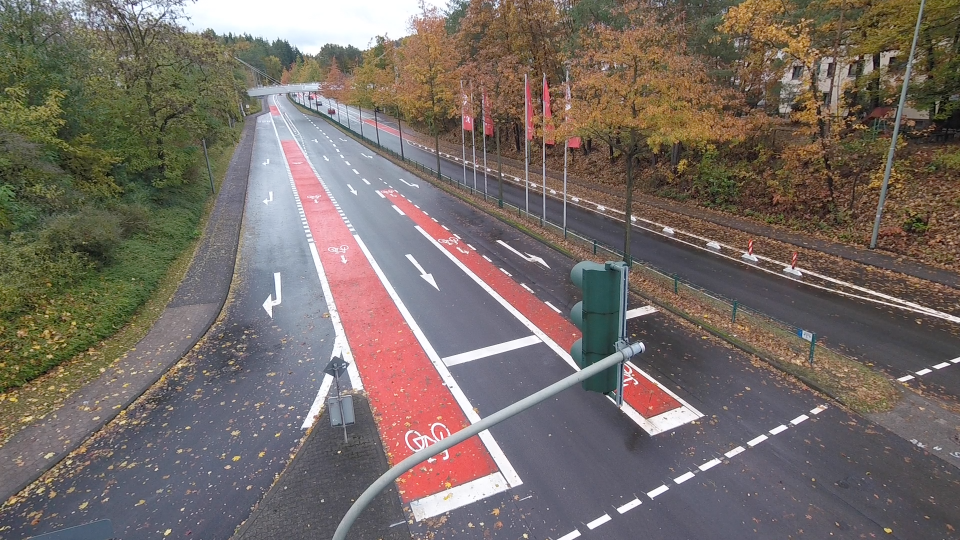
#> input picture camera_calibration/Beispieldaten/example-street.png, 1920 x 1080 px (shown at 1/2 size)
$ python plot_calibration_points_demo.py
#> lines starting #> are read from the running program, lines starting #| are printed output that depends on the picture; after the words box and inside, x2 and y2 are one past the last pixel; in counts of white or black regions, pixels touching at a corner belong together
#!/usr/bin/env python3
"""
Demo: Plot sample calibration points on the street image.

NOTE: This is a DEMONSTRATION with manually estimated pixel coordinates.
In reality, these points need to be clicked using the calibration tool.
"""

import cv2
import numpy as np
import os

def create_sample_pixel_mapping():
    """
    Create sample pixel coordinates for demonstration.
    In real calibration, these would be clicked manually.
    """
    # Sample mapping: [pixel_x, pixel_y, label, world_x, world_y, world_z]
    sample_points = [
        # Format: [pixel_x, pixel_y, "label", world_x, world_y, world_z]
        # These are ESTIMATED for demo purposes only
        [950, 650, "TS0038", 6.46, 11.23, -0.09],
        [1050, 550, "TS0037", 10.50, 15.53, -0.08],
        [1200, 450, "TS0036", 23.23, 43.61, 0.79],
        [850, 700, "TS0034", 12.51, 26.51, 0.17],
        [500, 680, "TS0033", -1.04, 23.28, -0.16],
        [600, 620, "TS0032", 1.41, 20.07, -0.05],
        [450, 580, "TS0031", -0.87, 16.50, -0.07],
        [300, 550, "TS0030", -9.85, 10.15, -0.17],
        [250, 600, "TS0029", -13.11, 19.06, -0.38],
        [200, 520, "TS0028", -17.63, 15.04, -0.36],
        [400, 850, "TS0027", -14.85, -5.04, 0.20],
        [350, 900, "TS0026", -21.41, -8.41, 0.42],
        [1400, 500, "TS0013", 43.02, -36.63, 1.33],
        [1300, 550, "TS0012", 40.39, -40.60, 1.25],
        [950, 750, "TS0011", 23.89, -29.29, 0.77],
    ]
    return sample_points

def plot_points_on_image(image_path, output_dir):
    """
    Plot calibration points on the street image.
    """
#> called with output_dir = 'camera_calibration'
    # Load image
    image = cv2.imread(image_path)
#> image is the input picture: shape (1080, 1920, 3); mean B, G, R 101.6, 107.7, 118.2
    if image is None:
        print(f"Error: Could not load image from {image_path}")
        return

    print(f"Loaded image: {image.shape[1]}x{image.shape[0]}")
#| Loaded image: 1920x1080

    # Get sample points
    points = create_sample_pixel_mapping()

    # Create annotated version
    annotated = image.copy()

    # Plot each point
    for px, py, label, wx, wy, wz in points:
        # Draw red dot
        cv2.circle(annotated, (int(px), int(py)), 8, (0, 0, 255), -1)

        # Draw white outline
        cv2.circle(annotated, (int(px), int(py)), 8, (255, 255, 255), 2)

        # Add label
        cv2.putText(annotated, label, (int(px) + 15, int(py) - 10),
                   cv2.FONT_HERSHEY_SIMPLEX, 0.4, (255, 255, 255), 2)
        cv2.putText(annotated, label, (int(px) + 15, int(py) - 10),
                   cv2.FONT_HERSHEY_SIMPLEX, 0.4, (0, 0, 255), 1)

        # Add world coordinates
        coord_text = f"({wx:.1f}, {wy:.1f})"
        cv2.putText(annotated, coord_text, (int(px) + 15, int(py) + 10),
                   cv2.FONT_HERSHEY_SIMPLEX, 0.35, (255, 255, 255), 2)
        cv2.putText(annotated, coord_text, (int(px) + 15, int(py) + 10),
                   cv2.FONT_HERSHEY_SIMPLEX, 0.35, (0, 255, 255), 1)
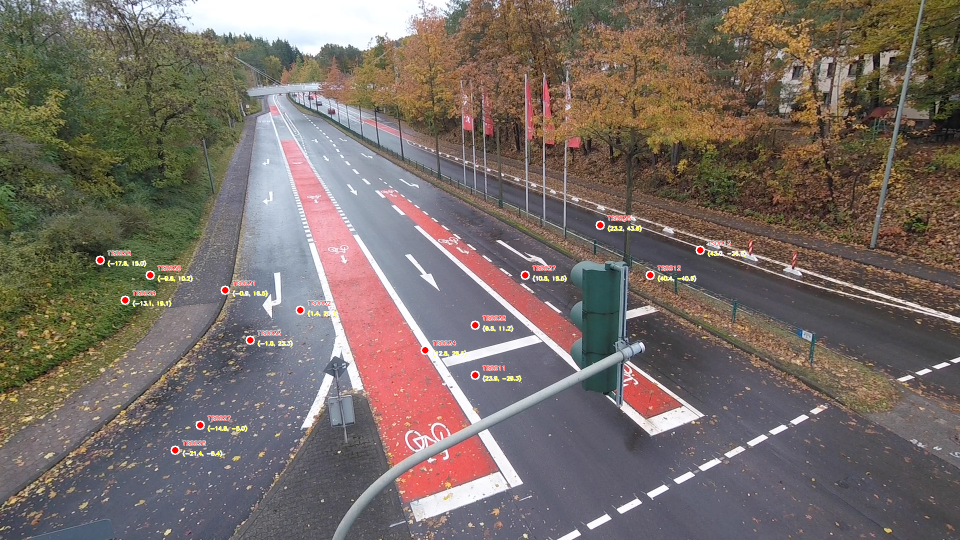
#> annotated: shape (1080, 1920, 3) (shown at 1/2 size); 0.78% of pixels changed, all inside (x1, y1, x2, y2) = (191, 431, 1493, 914)

    # Add title and info
    title = "DEMO: Calibration Points (Sample Locations)"
    cv2.putText(annotated, title, (30, 50),
               cv2.FONT_HERSHEY_SIMPLEX, 1.2, (0, 0, 0), 4)
    cv2.putText(annotated, title, (30, 50),
               cv2.FONT_HERSHEY_SIMPLEX, 1.2, (0, 255, 255), 2)

    # Add disclaimer
    disclaimer = "NOTE: Pixel coordinates are estimated for demonstration"
    cv2.putText(annotated, disclaimer, (30, 90),
               cv2.FONT_HERSHEY_SIMPLEX, 0.6, (0, 0, 0), 3)
    cv2.putText(annotated, disclaimer, (30, 90),
               cv2.FONT_HERSHEY_SIMPLEX, 0.6, (255, 0, 0), 1)

    # Add legend
    legend_y = image.shape[0] - 120
#> legend_y = 960
    cv2.rectangle(annotated, (20, legend_y - 10), (450, image.shape[0] - 20),
                 (255, 255, 255), -1)
    cv2.rectangle(annotated, (20, legend_y - 10), (450, image.shape[0] - 20),
                 (0, 0, 0), 2)

    cv2.circle(annotated, (40, legend_y + 15), 8, (0, 0, 255), -1)
#> annotated: shape (1080, 1920, 3); mean B, G, R 104.1, 111.2, 122.2
    cv2.circle(annotated, (40, legend_y + 15), 8, (255, 255, 255), 2)
#> annotated: shape (1080, 1920, 3); mean B, G, R 104.1, 111.3, 122.2
    cv2.putText(annotated, "= Calibration point", (60, legend_y + 22),
               cv2.FONT_HERSHEY_SIMPLEX, 0.5, (0, 0, 0), 1)
#> annotated: shape (1080, 1920, 3); mean B, G, R 104, 111.2, 122.1

    cv2.putText(annotated, f"Total shown: {len(points)} points", (60, legend_y + 50),
               cv2.FONT_HERSHEY_SIMPLEX, 0.5, (0, 0, 0), 1)
#> annotated: shape (1080, 1920, 3); mean B, G, R 104, 111.2, 122.1

    cv2.putText(annotated, "(Real calibration: 35 points in Max_Pla.txt)", (60, legend_y + 75),
               cv2.FONT_HERSHEY_SIMPLEX, 0.45, (100, 100, 100), 1)
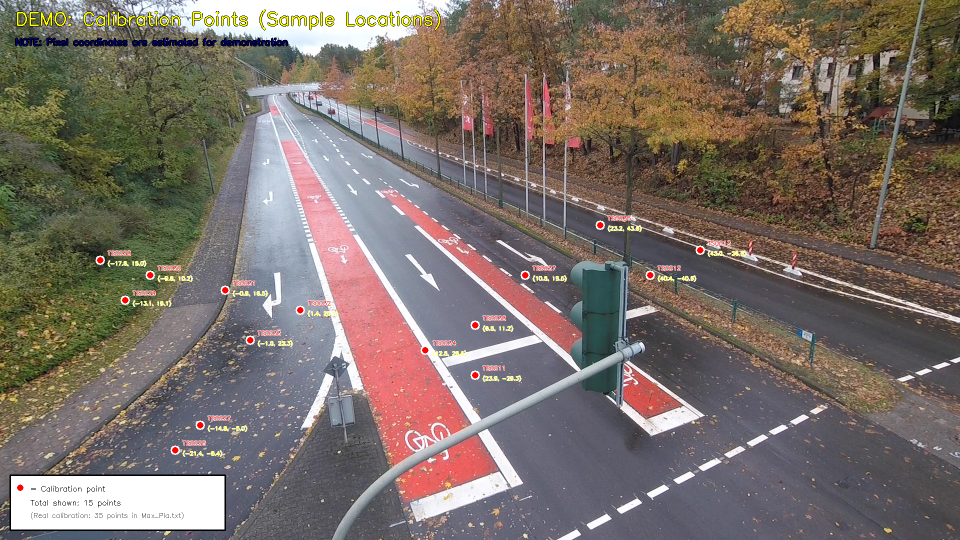
#> annotated: shape (1080, 1920, 3) (shown at 1/2 size); mean B, G, R 103.9, 111.1, 122.1

    # Save annotated version
    output_path = os.path.join(output_dir, "calibration_points_annotated.png")
    cv2.imwrite(output_path, annotated)
    print(f"✓ Saved: {output_path}")

    # Create version with just dots (no labels)
    dots_only = image.copy()
    for px, py, label, wx, wy, wz in points:
        cv2.circle(dots_only, (int(px), int(py)), 10, (0, 0, 255), -1)
        cv2.circle(dots_only, (int(px), int(py)), 10, (255, 255, 255), 2)
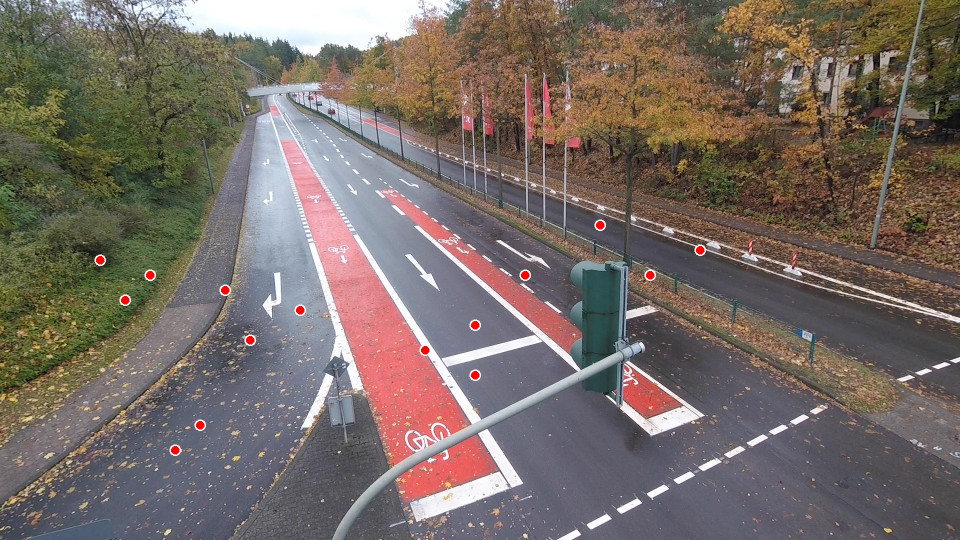
#> dots_only: shape (1080, 1920, 3) (shown at 1/2 size); 0.3% of pixels changed, all inside (x1, y1, x2, y2) = (189, 439, 1412, 912)

    cv2.putText(dots_only, "Calibration Points", (30, 50),
               cv2.FONT_HERSHEY_SIMPLEX, 1.5, (0, 0, 0), 4)
    cv2.putText(dots_only, "Calibration Points", (30, 50),
               cv2.FONT_HERSHEY_SIMPLEX, 1.5, (0, 0, 255), 2)
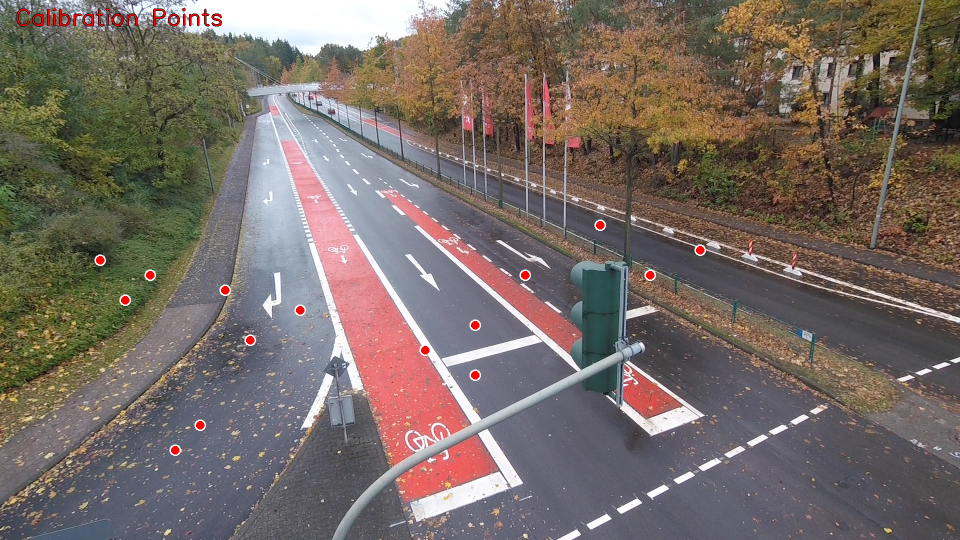
#> dots_only: shape (1080, 1920, 3) (shown at 1/2 size); mean B, G, R 101.3, 107.4, 118.6

    output_dots = os.path.join(output_dir, "calibration_points_dots_only.png")
    cv2.imwrite(output_dots, dots_only)
    print(f"✓ Saved: {output_dots}")

    # Create zoomed versions for a few points
    create_zoomed_views(image, points[:5], output_dir)

    print(f"\n{'='*60}")
    print("IMPORTANT NOTE:")
    print("="*60)
    print("The pixel coordinates shown here are ESTIMATED for demo purposes.")
    print("To get accurate calibration, you must:")
    print("  1. Run: python camera_calibration/main.py")
    print("  2. Manually click each point visible in the image")
    print("  3. Match with corresponding coordinates from Max_Pla.txt")
    print("="*60)

def create_zoomed_views(image, points, output_dir):
    """Create zoomed in views of specific calibration points"""
#> called with output_dir = 'camera_calibration'
    for i, (px, py, label, wx, wy, wz) in enumerate(points[:3]):
        # Extract region around point
        margin = 100
        x1 = max(0, int(px) - margin)
        y1 = max(0, int(py) - margin)
        x2 = min(image.shape[1], int(px) + margin)
        y2 = min(image.shape[0], int(py) + margin)

        zoomed = image[y1:y2, x1:x2].copy()

        # Adjust point coordinates for zoomed view
        px_local = int(px) - x1
        py_local = int(py) - y1

        # Draw crosshair
        cv2.line(zoomed, (px_local - 30, py_local), (px_local + 30, py_local),
                (0, 255, 0), 2)
        cv2.line(zoomed, (px_local, py_local - 30), (px_local, py_local + 30),
                (0, 255, 0), 2)
        cv2.circle(zoomed, (px_local, py_local), 12, (0, 0, 255), -1)
        cv2.circle(zoomed, (px_local, py_local), 12, (255, 255, 255), 3)

        # Add info
        info_text = f"{label}: pixel({int(px)},{int(py)}) -> world({wx:.1f},{wy:.1f})"
        cv2.putText(zoomed, info_text, (10, 25),
                   cv2.FONT_HERSHEY_SIMPLEX, 0.5, (255, 255, 255), 3)
        cv2.putText(zoomed, info_text, (10, 25),
                   cv2.FONT_HERSHEY_SIMPLEX, 0.5, (0, 255, 0), 1)

        output_path = os.path.join(output_dir, f"calibration_point_{i+1}_zoomed.png")
        cv2.imwrite(output_path, zoomed)
        print(f"✓ Saved: {output_path}")
#> this loop made 3 passes
#> pass 1, in create_zoomed_views, `cv2.imwrite(output_path, zoomed)`:
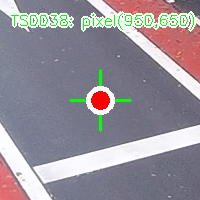
#> saved as calibration_point_1_zoomed.png: shape (200, 200, 3); mean B, G, R 153.2, 144.8, 150.2
#> pass 2, in create_zoomed_views, `cv2.imwrite(output_path, zoomed)`:
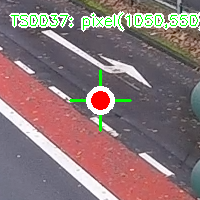
#> saved as calibration_point_2_zoomed.png: shape (200, 200, 3); mean B, G, R 118.3, 117.3, 137.9
#> after the loop:
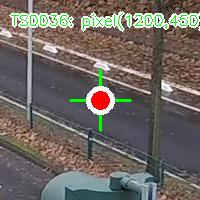
#> zoomed: shape (200, 200, 3); mean B, G, R 98.1, 104.7, 110.5

if __name__ == "__main__":
    image_path = "camera_calibration/Beispieldaten/example-street.png"
    output_dir = "camera_calibration"

    if not os.path.exists(image_path):
        print(f"Error: Image not found at {image_path}")
        exit(1)

    plot_points_on_image(image_path, output_dir)
